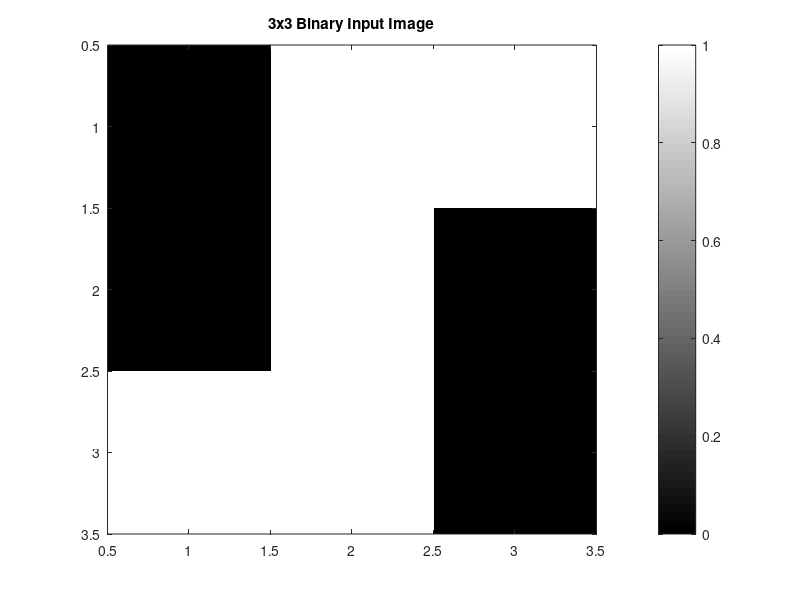

MATLAB code to generate this figure: (Note: this script raises an error after producing the figure.)
%% Task 5.1 (a): Display 3x3 Binary Image
Img = [0 1 1; 
       0 1 0; 
       1 1 0];

figure(1);
imagesc(Img);
colormap gray;
axis image;
colorbar;
title('3x3 Binary Input Image');

%% Task 5.1 (b): 1D Row Fourier Basis Functions
[M, N] = size(Img);
n = 0:(N-1);          % Spatial row indices (1xN)
v = (0:(N-1))';       % Frequency indices (Nx1)

% Vectorized computation of row basis using Euler's formula: exp(j * 2 * pi * v * n / N)
w_N_v = exp(1i * 2 * pi * (v * n) / N);

figure(2);
sgtitle('1D Row Fourier Basis Functions (N = 3)');
for v_idx = 1:N
    % Real Part
    ax1 = subplot(N, 2, 2 * v_idx - 1);
    imagesc(real(w_N_v(v_idx, :)), [-1 1]);
    colormap gray; axis image;
    title(sprintf('Real (v = %d)', v_idx - 1));
    ylabel(sprintf('w_N^{%d}', v_idx - 1), 'Rotation', 0, 'HorizontalAlignment', 'right');
    xticks([]); yticks([]);

    % Imaginary Part
    ax2 = subplot(N, 2, 2 * v_idx);
    imagesc(imag(w_N_v(v_idx, :)), [-1 1]);
    colormap gray; axis image;
    title(sprintf('Imag (v = %d)', v_idx - 1));
    xticks([]); yticks([]);
end

%% Task 5.1 (c): 1D Column Fourier Basis Functions
m = (0:(M-1))';       % Spatial column indices (Mx1)
u = 0:(M-1);          % Frequency indices (1xM)

% Vectorized computation of column basis matrix
w_M_u = exp(1i * 2 * pi * (m * u) / M);

figure(3);
sgtitle('1D Column Fourier Basis Functions (M = 3)');
for u_idx = 1:M
    % Real Part
    ax1 = subplot(M, 2, 2 * u_idx - 1);
    imagesc(real(w_M_u(:, u_idx)), [-1 1]);
    colormap gray; axis image;
    title(sprintf('Real (u = %d)', u_idx - 1));
    ylabel(sprintf('w_M^{%d}', u_idx - 1), 'Rotation', 0, 'HorizontalAlignment', 'right');
    xticks([]); yticks([]);

    % Imaginary Part
    ax2 = subplot(M, 2, 2 * u_idx);
    imagesc(imag(w_M_u(:, u_idx)), [-1 1]);
    colormap gray; axis image;
    title(sprintf('Imag (u = %d)', u_idx - 1));
    xticks([]); yticks([]);
end
